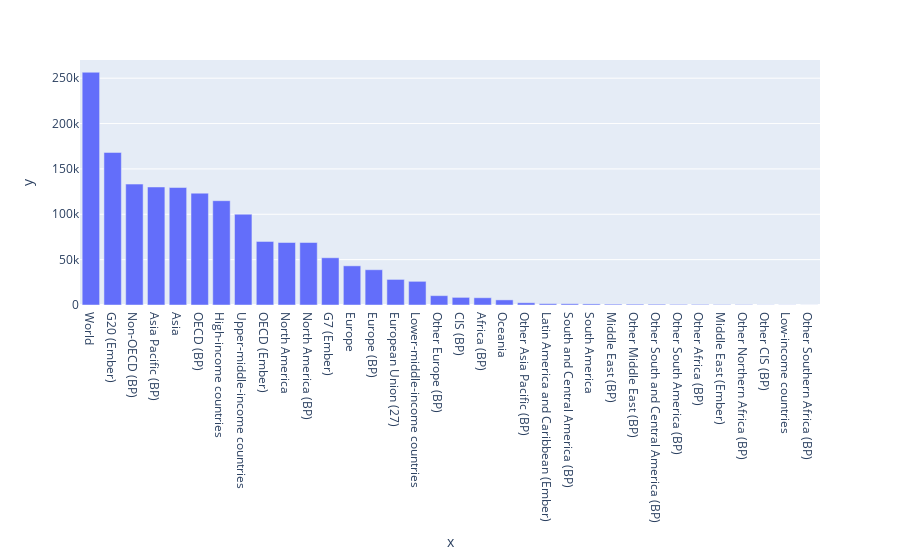

This figure's notebook cell:
### Code cell
# 8
#For Coal dataset, Find all the continents and group of countries except individual country names. For Example : World, Asia, Europe are not countires they are either continents or Group of countries.
#Using regex to find out pattern such as Asia% means anything starting with Asia followed by any string.
read_cursor = myconnection.cursor(buffered=True, named_tuple=True)

query_string_only_continents_group_countries = (
"SELECT SUM(TWh) as TWh_Sum, Country FROM Coal_electricity GROUP BY Country HAVING Country like 'Asia%' OR Country LIKE 'Europe%' OR Country LIKE 'South%America%' OR Country LIKE 'North%America%' OR Country LIKE '%(BP)' OR Country LIKE '%countries' OR Country LIKE '%(Ember)' OR Country LIKE 'Oceania' OR Country LIKE 'World' ORDER BY TWh_Sum DESC;")

read_cursor.execute(query_string_only_continents_group_countries)

#Converting output into dataframe for visualization.
columns = [desc[0] for desc in read_cursor.description]
data_df = pd.DataFrame(read_cursor.fetchall(), columns=columns)
print_queries(read_cursor);
read_cursor.close()

data_df.head(10)

import plotly.express as px
fig = px.bar(x=data_df["Country"], y=data_df["TWh_Sum"])
fig.show()

read_cursor.close()

### Figure 1 — Plotly figure (JSON) as saved in the notebook; plotly's stock layout.template omitted (floating-point values rounded to 4 significant figures)
{"data": [{"alignmentgroup": "True", "hovertemplate": "x=%{x}<br>y=%{y}<extra></extra>", "legendgroup": "", "marker": {"color": "#636efa", "pattern": {"shape": ""}}, "name": "", "offsetgroup": "", "orientation": "v", "showlegend": false, "textposition": "auto", "type": "bar", "x": ["World", "G20 (Ember)", "Non-OECD (BP)", "Asia Pacific (BP)", "Asia", "OECD (BP)", "High-income countries", "Upper-middle-income countries", "OECD (Ember)", "North America", "North America (BP)", "G7 (Ember)", "Europe", "Europe (BP)", "European Union (27)", "Lower-middle-income countries", "Other Europe (BP)", "CIS (BP)", "Africa (BP)", "Oceania", "Other Asia Pacific (BP)", "Latin America and Caribbean (Ember)", "South and Central America (BP)", "South America", "Middle East (BP)", "Other Middle East (BP)", "Other South and Central America (BP)", "Other South America (BP)", "Other Africa (BP)", "Middle East (Ember)", "Other Northern Africa (BP)", "Other CIS (BP)", "Low-income countries", "Other Southern Africa (BP)"], "xaxis": "x", "y": [256540, 168170, 133273, 130075, 129480, 123267, 114960, 100104, 70101, 68880, 68880, 52068, 43158, 38875, 28200, 26091, 10307, 8399, 8013, 5634, 2481, 1465, 1374, 1199, 923, 903, 850, 673, 655, 477, 390, 185, 138, 47], "yaxis": "y"}], "layout": {"autosize": true, "barmode": "relative", "legend": {"tracegroupgap": 0}, "margin": {"t": 60}, "xaxis": {"anchor": "y", "autorange": true, "domain": [0, 1], "range": [-0.5, 33.5], "title": {"text": "x"}, "type": "category"}, "yaxis": {"anchor": "x", "autorange": true, "domain": [0, 1], "range": [0, 270000.0], "title": {"text": "y"}, "type": "linear"}}}
